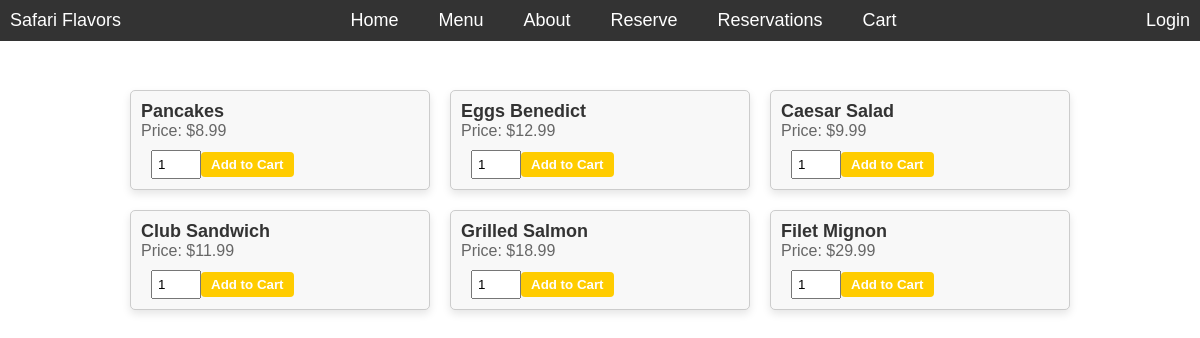
Page /menu.php on the committed database.
### tables this page shows
CREATE TABLE menu_item (
    item_id INT PRIMARY KEY AUTO_INCREMENT,
    menu_id INT NOT NULL,
    name VARCHAR(100) NOT NULL,
    price DECIMAL(8, 2) NOT NULL,
    FOREIGN KEY (menu_id) REFERENCES menu (menu_id)
);

### menu.php (the view, shortened to what this page needs)
<!DOCTYPE html>
<html lang="en">
<head>
</head>
<body>
    <?php include 'navbar.php'; ?>
    <?php
    include 'connection.php';
    $menuItems = array();
    $query = "SELECT * FROM menu_item";
    $result = mysqli_query($conn, $query);
    if ($result) {
        while ($row = mysqli_fetch_assoc($result)) {
            $menuItems[] = $row;
        }
    } else {
        echo "Error fetching menu items: " . mysqli_error($conn);
    }
    ?>
<div class="menu-container">
        <?php
        foreach ($menuItems as $menuItem) {
            echo '<div class="menu-item">';
            echo '<h4>' . $menuItem['name'] . '</h4>';
            echo '<p>Price: $' . $menuItem['price'] . '</p>';
            echo '<form class="add-to-cart-form" method="POST" action="menu.php">';
            echo '<input type="number" name="quantity" class="quantity-input" min="1" value="1">';
            echo '<input type="submit" class="add-to-cart" value="Add to Cart">';
            echo '</form>';
            echo '</div>';
        }
        ?>
    </div>
</body>
</html>

### menu.php (style rules this page uses)
body { font-family: Arial, sans-serif; margin: 0; padding: 0; }
.menu-container { display: flex; flex-wrap: wrap; justify-content: center; margin: 20px; }
.menu-item { width: 300px; border: 1px solid #ccc; padding: 10px; margin: 10px; border-radius: 5px; background-color: #f8f8f8; box-shadow: 0 4px 8px rgba(0, 0, 0, 0.1); transition: transform 0.2s, box-shadow 0.2s; }
.menu-item h4 { margin-top: 0; font-size: 18px; color: #333; }
.menu-item p { margin-bottom: 10px; font-size: 16px; color: #666; }
.add-to-cart-form { display: flex; align-items: center; }
.add-to-cart { background-color: #ffcc00; color: #fff; border: none; padding: 5px 10px; text-decoration: none; font-weight: bold; cursor: pointer; border-radius: 4px; transition: background-color 0.3s; }
.quantity-input { width: 50px; margin-left: 10px; padding: 5px; }

### navbar.php (style rules this page uses)
* { margin: 0; padding: 0; box-sizing: border-box; }
body { padding-top: 60px; }

### rows in the picture
menu_item: name "Pancakes", price "8.99"
menu_item: name "Eggs Benedict", price "12.99"
menu_item: name "Caesar Salad", price "9.99"
menu_item: name "Club Sandwich", price "11.99"
menu_item: name "Grilled Salmon", price "18.99"
menu_item: name "Filet Mignon", price "29.99"
